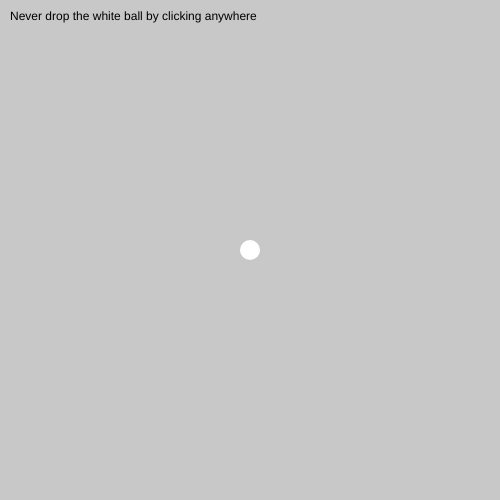
Frame 1 (no input)
Frame 60 (no input): identical to frame 1, image omitted
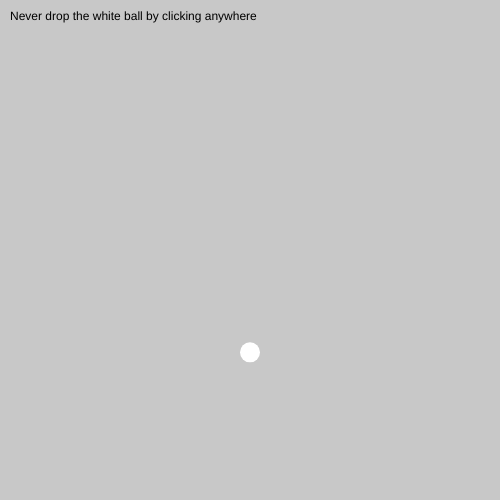
Frame 120 (the mouse pressed at the canvas centre since frame 60)

The p5.js sketch that drew these frames (run headless with seeded random() and noise() and a simulated clock; from frame 60 on, the mouse is pressed at the canvas centre):

// p5.js sketch
// ── sketch.js
var backgroundColor = 200;
var myArrow;
var gravity;

function setup() {
  createCanvas(500, 500);

  myArrow = new Arrow();
  var arrowPos = createVector(width * 0.5, height * 0.5);
  myArrow.setup(arrowPos, 60);

  gravity = createVector(0, 0.08);
}


function draw() {
  background(backgroundColor);
  text ("Never drop the white ball by clicking anywhere", 10, 20);

  myArrow.applyForce(gravity);
  myArrow.update();

  myArrow.draw();
}


function mousePressed () {
  var mousePos = createVector(mouseX, mouseY);
  var diffVector = p5.Vector.sub(mousePos, myArrow.pos);
  myArrow.active();
  diffVector.mult(0.038);
  myArrow.applyForce(diffVector);
}

// ── arrow.js
function Arrow() {
  this.setup = function(pos, size) {
    this.pos = pos.copy();
    this.size = size;
    this.vel = createVector(0, 0);
    this.acc = createVector(0, 0);
    this.mass = 1;
    this.dampling = 0.98;
    this.isActive = false;
    // this.angle = 0;
  }

  this.active = function() {
    this.isActive = true;
  }

  this.applyForce = function(force) {
    if(this.isActive){
    var f = force. copy(). div(this.mass);
    this.acc.add(f);
  }
}


  this.update = function() {
    // this.calcAngle();
    this.vel.sub(this.acc);
    this.pos.sub(this.vel);
    this.acc.mult(0);
    this.vel.mult(this.dampling);
  }

  this.stop = function() {
    this.vel.mult(0);
  }

  this.draw = function() {
    push();
    fill(0);
    translate(this.pos.x, this.pos.y);
    // rotate(this.angle);
    fill(255);
    noStroke();
    ellipse(0, 0, 20, 20, -3);
    // line(0, 0, this.size, 0 );

  /*  // draw feathers
    var featherPos = 0.7;
    var featherSize = 5;
    var numOfFeathers = 4;
    for (var i = 0; i < numOfFeathers; i++) {
      this.drawFeather(this.size * featherPos, featherSize);
      featherPos += 0.1;

    }*/
    pop();
  }

  /*this.drawFeather = function(pos, size) {
    line (pos, 0, pos + size, size);
    line (pos, 0, pos + size, -size);
  }*/

  /*this.calcAngle = function() {
    if(this.isActive) {
      this.angle = Math.atan2(this.vel.y, this.vel.x) + Math.PI;
    } else{
        var mousePos = createVector(mouseX, mouseY);
        var diffVector = p5.Vector.sub(mousePos, myArrow.pos);
        this.angle = Math.atan2(diffVector.y, diffVector.x) + Math.PI;
      }
    }*/
}
